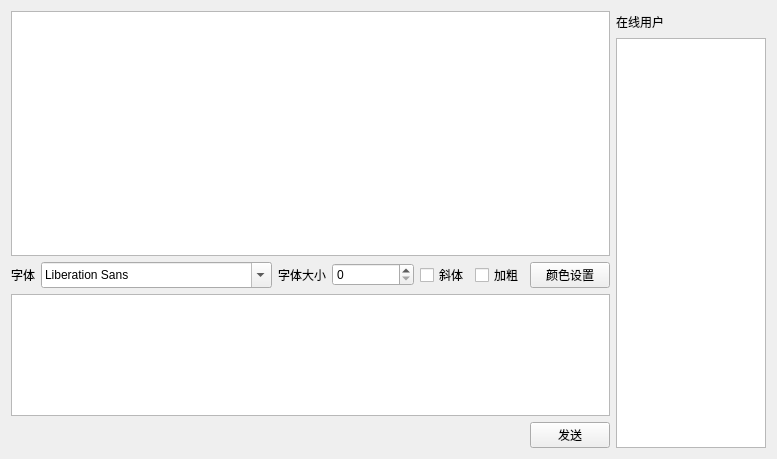
<?xml version="1.0" encoding="UTF-8"?>
<ui version="4.0">
 <class>mainwindow</class>
 <widget class="QWidget" name="mainwindow">
  <property name="enabled">
   <bool>true</bool>
  </property>
  <property name="geometry">
   <rect>
    <x>0</x>
    <y>0</y>
    <width>777</width>
    <height>459</height>
   </rect>
  </property>
  <property name="sizePolicy">
   <sizepolicy hsizetype="Expanding" vsizetype="Expanding">
    <horstretch>0</horstretch>
    <verstretch>0</verstretch>
   </sizepolicy>
  </property>
  <property name="windowTitle">
   <string>群聊</string>
  </property>
  <property name="autoFillBackground">
   <bool>false</bool>
  </property>
  <layout class="QHBoxLayout" name="mainwindowlayout" stretch="0">
   <item>
    <layout class="QHBoxLayout" name="horizontalLayout" stretch="4,1">
     <item>
      <layout class="QVBoxLayout" name="verticalLayout" stretch="20,1,10,1">
       <property name="sizeConstraint">
        <enum>QLayout::SetDefaultConstraint</enum>
       </property>
       <item>
        <widget class="QTextEdit" name="TextEdit_RecvMsg">
         <property name="undoRedoEnabled">
          <bool>true</bool>
         </property>
         <property name="readOnly">
          <bool>true</bool>
         </property>
         <property name="acceptRichText">
          <bool>true</bool>
         </property>
         <property name="textInteractionFlags">
          <set>Qt::NoTextInteraction</set>
         </property>
        </widget>
       </item>
       <item>
        <layout class="QHBoxLayout" name="horizontalLayout_2" stretch="1,10,1,5,0,0,0">
         <item>
          <widget class="QLabel" name="label">
           <property name="sizePolicy">
            <sizepolicy hsizetype="Expanding" vsizetype="Expanding">
             <horstretch>0</horstretch>
             <verstretch>0</verstretch>
            </sizepolicy>
           </property>
           <property name="text">
            <string>字体</string>
           </property>
          </widget>
         </item>
         <item>
          <widget class="QFontComboBox" name="Comb_Font">
           <property name="sizePolicy">
            <sizepolicy hsizetype="Expanding" vsizetype="Expanding">
             <horstretch>0</horstretch>
             <verstretch>0</verstretch>
            </sizepolicy>
           </property>
          </widget>
         </item>
         <item>
          <widget class="QLabel" name="label_3">
           <property name="sizePolicy">
            <sizepolicy hsizetype="Expanding" vsizetype="Expanding">
             <horstretch>0</horstretch>
             <verstretch>0</verstretch>
            </sizepolicy>
           </property>
           <property name="text">
            <string>字体大小</string>
           </property>
          </widget>
         </item>
         <item>
          <widget class="QSpinBox" name="SBox_FontSize"/>
         </item>
         <item>
          <widget class="QCheckBox" name="CB_Italic">
           <property name="text">
            <string>斜体</string>
           </property>
          </widget>
         </item>
         <item>
          <widget class="QCheckBox" name="CB_Bold">
           <property name="text">
            <string>加粗</string>
           </property>
          </widget>
         </item>
         <item>
          <widget class="QPushButton" name="Buttom_Color">
           <property name="text">
            <string>颜色设置</string>
           </property>
          </widget>
         </item>
        </layout>
       </item>
       <item>
        <widget class="QTextEdit" name="TextEdit_SendMsg"/>
       </item>
       <item>
        <layout class="QHBoxLayout" name="horizontalLayout_4" stretch="2,0">
         <item>
          <spacer name="horizontalSpacer">
           <property name="orientation">
            <enum>Qt::Horizontal</enum>
           </property>
           <property name="sizeHint" stdset="0">
            <size>
             <width>40</width>
             <height>20</height>
            </size>
           </property>
          </spacer>
         </item>
         <item>
          <widget class="QPushButton" name="Buttom_Send">
           <property name="sizePolicy">
            <sizepolicy hsizetype="Expanding" vsizetype="Expanding">
             <horstretch>0</horstretch>
             <verstretch>0</verstretch>
            </sizepolicy>
           </property>
           <property name="text">
            <string>发送</string>
           </property>
          </widget>
         </item>
        </layout>
       </item>
      </layout>
     </item>
     <item>
      <layout class="QVBoxLayout" name="verticalLayout_2" stretch="1,20">
       <item>
        <layout class="QVBoxLayout" name="verticalLayout_3">
         <item>
          <widget class="QLabel" name="label_2">
           <property name="text">
            <string>在线用户</string>
           </property>
          </widget>
         </item>
        </layout>
       </item>
       <item>
        <widget class="QListWidget" name="listWidget_OnMembers"/>
       </item>
      </layout>
     </item>
    </layout>
   </item>
  </layout>
 </widget>
 <resources/>
 <connections>
  <connection>
   <sender>Buttom_Color</sender>
   <signal>clicked()</signal>
   <receiver>mainwindow</receiver>
   <slot>openColorSetting()</slot>
   <hints>
    <hint type="sourcelabel">
     <x>568</x>
     <y>275</y>
    </hint>
    <hint type="destinationlabel">
     <x>388</x>
     <y>229</y>
    </hint>
   </hints>
  </connection>
  <connection>
   <sender>Buttom_Send</sender>
   <signal>clicked()</signal>
   <receiver>mainwindow</receiver>
   <slot>updateViewText()</slot>
   <hints>
    <hint type="sourcelabel">
     <x>582</x>
     <y>435</y>
    </hint>
    <hint type="destinationlabel">
     <x>6</x>
     <y>330</y>
    </hint>
   </hints>
  </connection>
 </connections>
 <slots>
  <slot>updateFontStyle()</slot>
  <slot>openColorSetting()</slot>
  <slot>updateViewText()</slot>
 </slots>
</ui>
